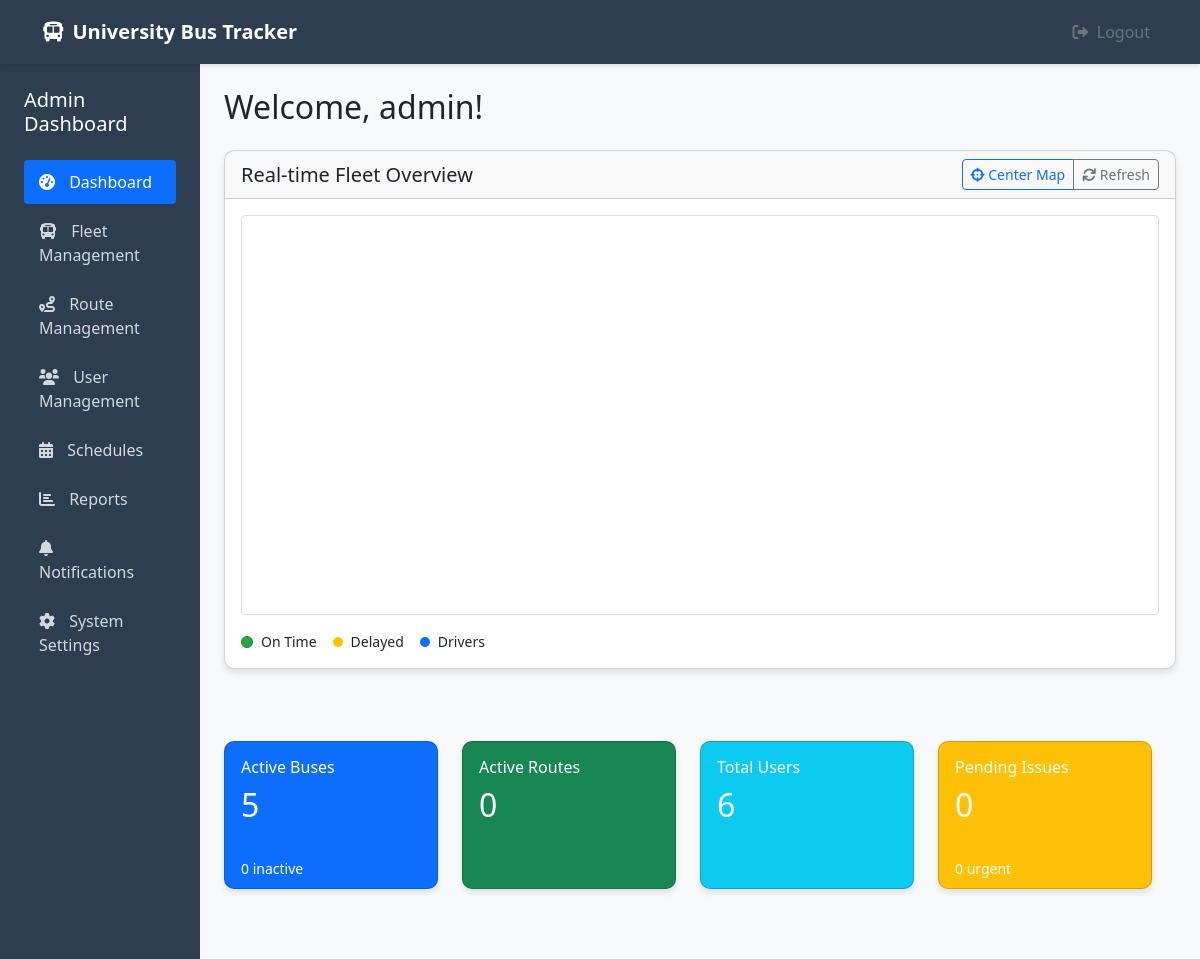
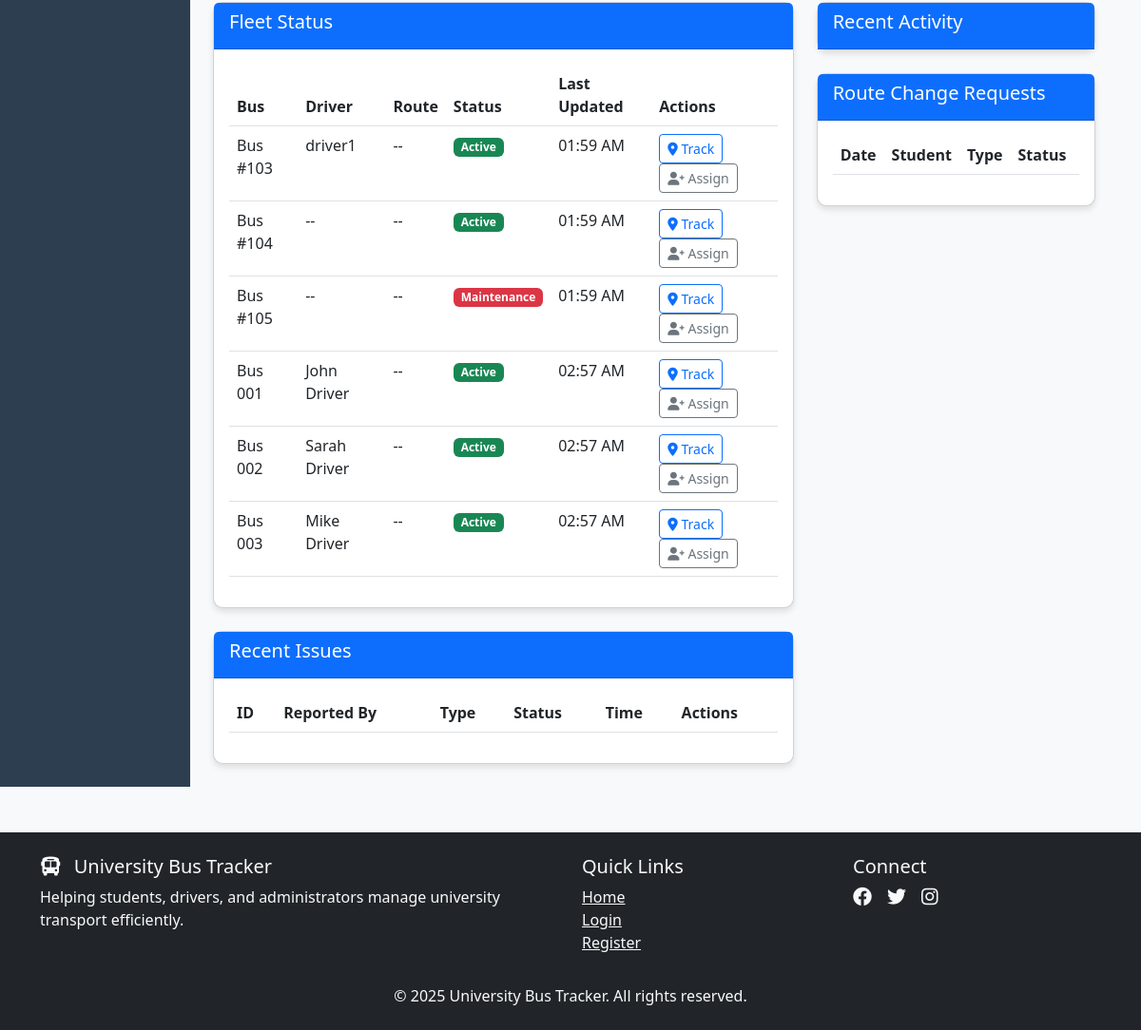
The app's page /admin/dashboard (signed in) with its own data (2 pictures, top to bottom).
### models.py (models this page shows, shortened)
class User(UserMixin, db.Model):
    __tablename__ = 'users'  # Explicitly set the table name
    id = db.Column(db.Integer, primary_key=True)
    username = db.Column(db.String(80), unique=True, nullable=False)
    password_hash = db.Column(db.String(120), nullable=False)
    email = db.Column(db.String(120), unique=True, nullable=False)
    role = db.Column(db.String(20), nullable=False)  # 'admin' or 'driver'

class Bus(db.Model):
    __tablename__ = 'buses'  # Explicitly set table name
    id = db.Column(db.Integer, primary_key=True)
    name = db.Column(db.String(100), nullable=False)
    status = db.Column(db.String(20), default='inactive')
    current_lat = db.Column(db.Float, nullable=True)
    current_lng = db.Column(db.Float, nullable=True)
    last_updated = db.Column(db.DateTime, nullable=True)
    driver_id = db.Column(db.Integer, db.ForeignKey('users.id'), nullable=True)
    schedules = db.relationship('Schedule', backref='bus', lazy=True)
    driver = db.relationship('User', backref='bus', foreign_keys=[driver_id])

### app.py (the view)
@app.route('/admin/dashboard')
@login_required
def admin_dashboard():
    if current_user.role != 'admin':
        flash('Access denied. Admin privileges required.')
        return redirect(url_for('index'))
    buses = db.session.query(Bus).all()
    users = db.session.query(User).all()
    routes = db.session.query(Route).all()
    schedules = db.session.query(Schedule).all()
    issues = db.session.query(Issue).all()
    logs = db.session.query(ActivityLog).order_by(ActivityLog.timestamp.desc()).limit(10).all()
    route_requests = db.session.query(RouteRequest).order_by(RouteRequest.created_at.desc()).all()
    active_buses = [bus for bus in buses if bus.status == 'active']
    inactive_buses = [bus for bus in buses if bus.status == 'inactive']
    active_routes = [schedule for schedule in schedules if schedule.status == 'in-progress']
    pending_issues = [issue for issue in issues if issue.status == 'Pending']
    urgent_issues = [issue for issue in issues if issue.urgency == 'urgent']
    recent_activity = db.session.query(ActivityLog).order_by(ActivityLog.timestamp.desc()).limit(5).all()
    template_data = {
        'current_user': current_user,
        'buses': buses,
        'users': users,
        'routes': routes,
        'schedules': schedules,
        'issues': issues,
        'logs': logs,
        'route_requests': route_requests,
        'active_buses': active_buses,
        'inactive_buses': inactive_buses,
        'active_routes': active_routes,
        'pending_issues': pending_issues,
        'urgent_issues': urgent_issues,
        'recent_activity': recent_activity,
        'User': User,
        'Schedule': Schedule,
        'Bus': Bus,
        'Route': Route,
        'Issue': Issue,
        'ActivityLog': ActivityLog,
        'RouteRequest': RouteRequest
    }
    return render_template('admin_dashboard.html', **template_data)

### templates/admin_dashboard.html (shortened to what this page needs)
{% extends "base.html" %}
{% block content %}
<div class="container-fluid">
    <div class="row">
        <div class="col-lg-2 dashboard-sidebar p-4">
            <h5 class="mb-4">Admin Dashboard</h5>
            <div class="nav flex-column">
                <a href="#" class="nav-link active" data-section="dashboard"><i class="fas fa-tachometer-alt"></i> Dashboard</a>
                <a href="#" class="nav-link" data-section="fleet_management"><i class="fas fa-bus"></i> Fleet Management</a>
                <a href="#" class="nav-link" data-section="route_management"><i class="fas fa-route"></i> Route Management</a>
                <a href="#" class="nav-link" data-section="user_management"><i class="fas fa-users"></i> User Management</a>
                <a href="#" class="nav-link" data-section="schedules"><i class="fas fa-calendar-alt"></i> Schedules</a>
                <a href="#" class="nav-link" data-section="reports"><i class="fas fa-chart-bar"></i> Reports</a>
                <a href="#" class="nav-link" data-section="notifications"><i class="fas fa-bell"></i> Notifications</a>
                <a href="#" class="nav-link" data-section="system_settings"><i class="fas fa-cog"></i> System Settings</a>
            </div>
        </div>
        <div class="col-lg-10 p-4">
            <h2 class="mb-4">Welcome, {{ current_user.username }}!</h2>
            <div class="dashboard-section active" id="dashboard">
                <div class="row">
                    <div class="col-12 mb-4">
                        <div class="card">
                            <div class="card-header d-flex justify-content-between align-items-center">
                                <h5 class="mb-0">Real-time Fleet Overview</h5>
                                <div class="btn-group">
                                    <button class="btn btn-sm btn-outline-primary" id="centerMapBtn">
                                        <i class="fas fa-crosshairs"></i> Center Map
                                    </button>
                                    <button class="btn btn-sm btn-outline-secondary" id="refreshMapBtn">
                                        <i class="fas fa-sync"></i> Refresh
                                    </button>
                                </div>
                            </div>
                            <div class="card-body">
                                <div id="adminMap" style="height: 400px; width: 100%; border: 1px solid #ddd; border-radius: 4px; position: relative; z-index: 1;"></div>
                                <div class="mt-3">
                                    <div class="d-flex gap-3">
                                        <div class="d-flex align-items-center">
                                            <div class="me-2 rounded-circle" style="width: 12px; height: 12px; background-color: #28a745; border: 1px solid #1e7e34;"></div>
                                            <small>On Time</small>
                                        </div>
                                        <div class="d-flex align-items-center">
                                            <div class="me-2 rounded-circle bg-warning" style="width: 10px; height: 10px;"></div>
                                            <small>Delayed</small>
                                        </div>
                                        <div class="d-flex align-items-center">
                                            <div class="me-2 rounded-circle bg-primary" style="width: 10px; height: 10px;"></div>
                                            <small>Drivers</small>
                                        </div>
                                    </div>
                                </div>
                            </div>
                        </div>
                    </div>
                    <div class="row g-4 mb-4">
                        <div class="col-md-3">
                            <div class="card bg-primary text-white h-100">
                                <div class="card-body">
                                    <h6>Active Buses</h6>
                                    <h2 id="activeBuses">{{ active_buses|length }}</h2>
                                </div>
                                <div class="card-footer bg-transparent border-0">
                                    <small id="inactiveBuses">{{ inactive_buses|length }} inactive</small>
                                </div>
                            </div>
                        </div>
                        <div class="col-md-3">
                            <div class="card bg-success text-white h-100">
                                <div class="card-body">
                                    <h6>Active Routes</h6>
                                    <h2 id="activeRoutes">{{ active_routes|length }}</h2>
                                </div>
                            </div>
                        </div>
                        <div class="col-md-3">
                            <div class="card bg-info text-white h-100">
                                <div class="card-body">
                                    <h6>Total Users</h6>
                                    <h2 id="totalUsers">{{ users|length }}</h2>
                                </div>
                            </div>
                        </div>
                        <div class="col-md-3">
                            <div class="card bg-warning text-white h-100">
                                <div class="card-body">
                                    <h6>Pending Issues</h6>
                                    <h2 id="pendingIssues">{{ pending_issues|length }}</h2>
                                </div>
                                <div class="card-footer bg-transparent border-0">
                                    <small id="urgentIssues">{{ urgent_issues|length }} urgent</small>
                                </div>
                            </div>
                        </div>
                    </div>
                    <div class="row g-4">
                        <div class="col-lg-8">
                            <div class="card mb-4">
                                <div class="card-header bg-primary text-white">
                                    <h5>Fleet Status</h5>
                                </div>
                                <div class="card-body">
                                    <div class="table-responsive">
                                        <table class="table table-hover">
                                            <thead>
                                                <tr>
                                                    <th>Bus</th>
                                                    <th>Driver</th>
                                                    <th>Route</th>
                                                    <th>Status</th>
                                                    <th>Last Updated</th>
                                                    <th>Actions</th>
                                                </tr>
                                            </thead>
                                            <tbody id="fleetTable">
                                                {% for bus in buses %}
                                                <tr data-bus-id="{{ bus.id }}">
                                                    <td>{{ bus.name }}</td>
                                                    <td>{{ bus.driver.username if bus.driver else '--' }}</td>
                                                    <td>
                                                        {% set current_schedule = bus.schedules|selectattr('status', 'equalto', 'in-progress')|first %}
                                                        {{ current_schedule.route.name if current_schedule and current_schedule.route else '--' }}
                                                    </td>
                                                    <td>
                                                        <span class="badge bg-{{ 'success' if bus.status == 'active' else 'danger' }}">
                                                            {{ bus.status|capitalize }}
                                                        </span>
                                                    </td>
                                                    <td>{{ bus.last_updated.strftime('%I:%M %p') if bus.last_updated else 'N/A' }}</td>
                                                    <td>
                                                        <button class="btn btn-sm btn-outline-primary me-1 track-bus" data-bus-id="{{ bus.id }}">
                                                            <i class="fas fa-map-marker-alt"></i> Track
                                                        </button>
                                                        <button class="btn btn-sm btn-outline-secondary assign-driver" data-bus-id="{{ bus.id }}">
                                                            <i class="fas fa-user-plus"></i> Assign
                                                        </button>
                                                    </td>
                                                </tr>
                                                {% endfor %}
                                            </tbody>
                                        </table>
                                    </div>
                                </div>
                            </div>
                            <div class="card">
                                <div class="card-header bg-primary text-white">
                                    <h5>Recent Issues</h5>
                                </div>
                                <div class="card-body">
                                    <div class="table-responsive">
                                        <table class="table">
                                            <thead>
                                                <tr>
                                                    <th>ID</th>
                                                    <th>Reported By</th>
                                                    <th>Type</th>
                                                    <th>Status</th>
                                                    <th>Time</th>
                                                    <th>Actions</th>
                                                </tr>
                                            </thead>
                                        </table>
                                    </div>
                                </div>
                            </div>
                        </div>
                        <div class="col-lg-4">
                            <div class="card mb-4">
                                <div class="card-header bg-primary text-white">
                                    <h5>Recent Activity</h5>
                                </div>
                            </div>
                            <div class="card">
                                <div class="card-header bg-primary text-white">
                                    <h5>Route Change Requests</h5>
                                </div>
                                <div class="card-body">
                                    <div class="table-responsive">
                                        <table class="table">
                                            <thead>
                                                <tr>
                                                    <th>Date</th>
                                                    <th>Student</th>
                                                    <th>Type</th>
                                                    <th>Status</th>
                                                    <th>Actions</th>
                                                </tr>
                                            </thead>
                                        </table>
                                    </div>
                                </div>
                            </div>
                        </div>
                    </div>
                </div>
            </div>
        </div>
    </div>
</div>
<link rel="stylesheet" href="https://unpkg.com/leaflet@1.9.4/dist/leaflet.css" />
{% endblock %}

### records on screen
User: username "admin"
Bus: name "Bus #103", driver "driver1", route "--", status "Active", last_updated "01:59 AM"
Bus: name "Bus #104", driver "--", route "--", status "Active", last_updated "01:59 AM"
Bus: name "Bus #105", driver "--", route "--", status "Maintenance", last_updated "01:59 AM"
Bus: name "Bus 001", driver "John Driver", route "--", status "Active", last_updated "02:57 AM"
Bus: name "Bus 002", driver "Sarah Driver", route "--", status "Active", last_updated "02:57 AM"
Bus: name "Bus 003", driver "Mike Driver", route "--", status "Active", last_updated "02:57 AM"

### other values on screen
{{ active_buses|length }} "5"
{{ inactive_buses|length }} "0"
{{ active_routes|length }} "0"
{{ users|length }} "6"
{{ pending_issues|length }} "0"
{{ urgent_issues|length }} "0"
